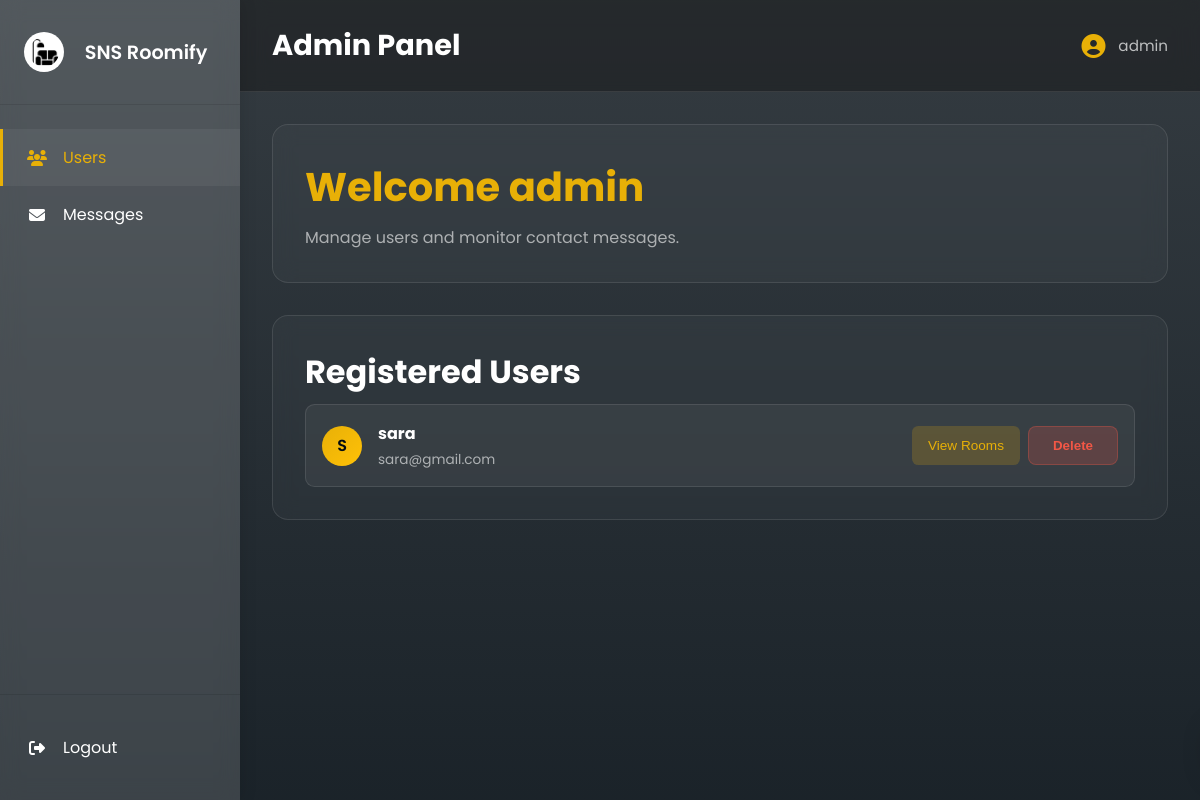
The page /admin-users (signed in) on the database as committed earlier.
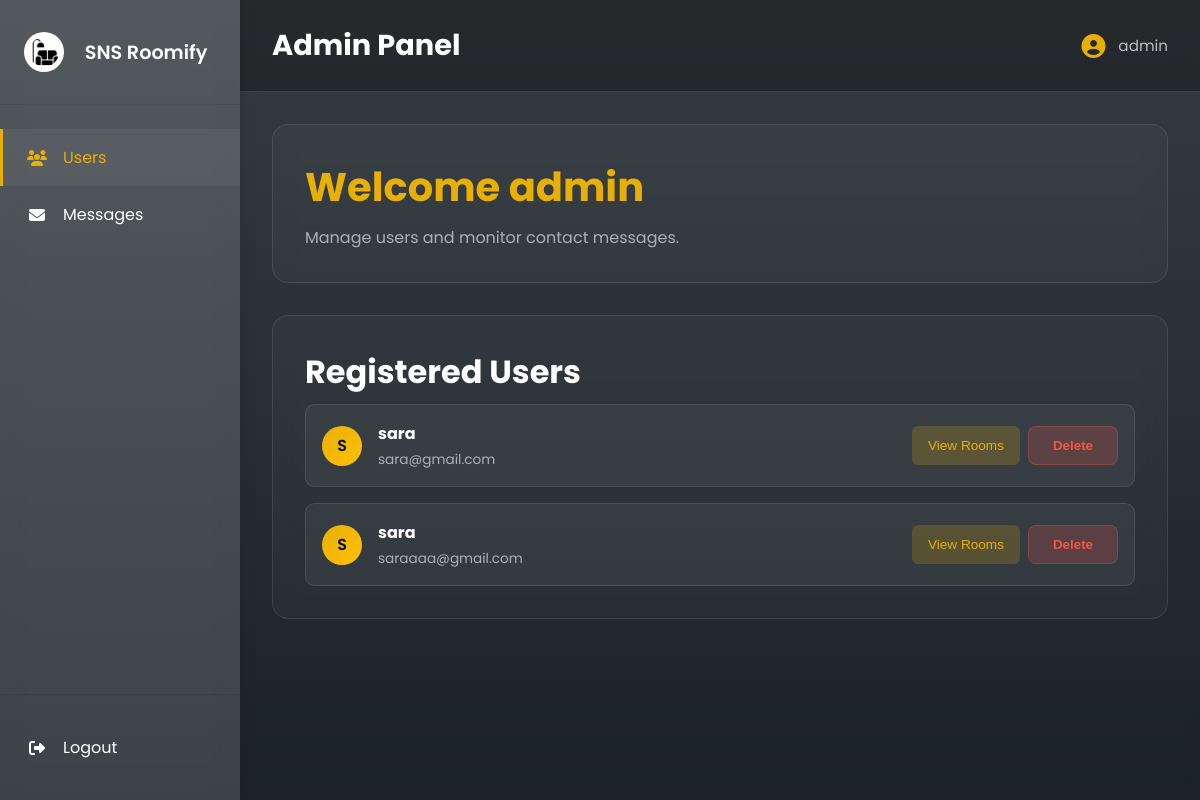
The same page on the database as committed later.
### app.py (models this page shows)
class User(db.Model, UserMixin):
    id = db.Column(db.Integer, primary_key=True)
    username = db.Column(db.String(100), nullable=False)
    email = db.Column(db.String(120), unique=True, nullable=False)
    password = db.Column(db.String(100), nullable=False)
    phone = db.Column(db.String(20), nullable=False)
    is_admin = db.Column(db.Integer, default=0, nullable=False)

### app.py (the view)
@app.route("/admin-dashboard")
@app.route("/admin-users")
@login_required
def admin_dashboard():
    if int(current_user.is_admin) != 1:
        flash("Access denied", "error")
        return redirect(url_for("user_dashboard"))
    users = User.query.filter(User.is_admin != 1).all()
    return render_template(
        "admin_dashboard.html",
        user=current_user,
        users=users,
        active_page="admin_users",
    )

### app.py (called while the page is built)
@login_manager.user_loader
def load_user(user_id):
    return User.query.get(int(user_id))

### templates/admin_dashboard.html (shortened to what this page needs)
{% extends 'base_dashboard.html' %}
{% block extra_css %}
<link rel="stylesheet" href="{{ url_for('static', filename='css/admin_panel.css') }}">
{% endblock %}
{% block page_heading %}Admin Panel{% endblock %}
{% block content %}
<section class="welcome-box">
    <h1>Welcome {{ user.username }}</h1>
    <p>Manage users and monitor contact messages.</p>
</section>
<section class="panel-section">
    <h2>Registered Users</h2>
    <div class="users-container">
        {% for user in users %}
        <div class="user-row">
            <div class="user-avatar">
                {{ user.username[0].upper() }}
            </div>
            <div class="user-info">
                <h3>{{ user.username }}</h3>
                <p>{{ user.email }}</p>
            </div>
            <div class="user-actions" style="display: flex; gap: 0.5rem;">
                <button type="button" class="view-btn" onclick="window.location.href='/admin-user-rooms/{{ user.id }}'">View Rooms</button>
                {% if user.is_admin != 1 %}
                <button type="button" class="delete-btn" onclick="confirmDeleteUser('/delete-user/{{ user.id }}', '{{ user.username }}')">Delete</button>
                {% endif %}
            </div>
        </div>
        {% endfor %}
    </div>
</section>
{% endblock %}
{% block modals %}
{% from 'components/modal.html' import confirm_modal %}
{% endblock %}

### templates/base_dashboard.html (shortened to what this page needs)
<!DOCTYPE html>
<html lang="en">
<head>
    <link rel="stylesheet" href="https://cdnjs.cloudflare.com/ajax/libs/font-awesome/6.4.0/css/all.min.css">
    {% block extra_css %}{% endblock %}
</head>
<body>
    <div class="container">
        {% include 'components/sidebar.html' %}
        <main class="main-content">
            <div class="top-bar">
                <h1>{% block page_heading %}Dashboard{% endblock %}</h1>
                <div class="user-menu">
                    <i class="fas fa-user-circle"></i>
                    <span>{% block user_name %}{{ user.username }}{% endblock %}</span>
                </div>
            </div>
            <div class="page-content">
                {% block content %}{% endblock %}
            </div>
        </main>
    </div>
</body>
</html>

### templates/components/sidebar.html (shortened to what this page needs)
<aside class="sidebar">
  <div class="sidebar-header">
    <div class="logo">
      <img src="{{ url_for('static', filename='images/logo.png') }}" alt="SNS Roomify Logo" style="width: 40px; height: 40px; margin-right: 0.5rem;" />
      <span>SNS Roomify</span>
    </div>
  </div>
  <nav class="sidebar-nav">
    {% if session.get('is_admin') == 1 %}
      <a href="/admin-users" class="nav-item {% if active_page == 'admin_users' %}active{% endif %}">
        <i class="fas fa-users"></i>
        <span>Users</span>
      </a>
      <a href="/admin-contact-messages" class="nav-item {% if active_page == 'admin_contact_messages' %}active{% endif %}">
        <i class="fas fa-envelope"></i>
        <span>Messages</span>
      </a>
    {% endif %}
  </nav>
  <div class="sidebar-footer">
    <a href="/logout" class="nav-item logout">
      <i class="fas fa-sign-out-alt"></i>
      <span>Logout</span>
    </a>
  </div>
</aside>

### static/css/admin_panel.css (style rules this page uses)
.view-btn, .message-actions .delete-btn { padding: 0.5rem 1rem; border: none; border-radius: 0.4rem; cursor: pointer; font-size: 0.85rem; display: flex; align-items: center; gap: 0.4rem; transition: all 0.2s; }
.view-btn { background: rgba(232, 176, 7, 0.2); color: var(--color-primary); }
.users-container { display: flex; flex-direction: column; gap: 1rem; }
.user-row { display: flex; align-items: center; gap: 1rem; padding: 1rem; border-radius: 0.6rem; background: rgba(255, 255, 255, 0.05); border: 1px solid rgba(255, 255, 255, 0.1); transition: all 0.2s; }
.user-avatar { width: 2.5rem; height: 2.5rem; border-radius: 50%; background: linear-gradient(135deg, var(--color-primary) 0%, #ffc107 100%); color: var(--color-bg-dark); display: flex; justify-content: center; align-items: center; font-weight: 600; flex-shrink: 0; }
.user-info { flex: 1; min-width: 0; }
.user-info h3 { margin: 0 0 0.25rem 0; font-size: 1rem; color: var(--color-text-light); }
.user-info p { margin: 0; color: rgba(255, 255, 255, 0.6); font-size: 0.85rem; }

### static/css/dashboard-layout.css (style rules this page uses)
* { margin: 0; padding: 0; box-sizing: border-box; }
body { font-family: "Poppins", sans-serif; color: var(--color-text-light); background-image: linear-gradient(rgba(2, 11, 18, 0.8), rgba(2, 11, 18, 0.9)), url("/static/images/background-main1.jpg"); background-size: cover; background-position: center; background-attachment: fixed; }
.container { display: flex; height: 100vh; }
.sidebar { width: 240px; background: rgba(255, 255, 255, 0.15); backdrop-filter: blur(10px); background-size: cover; background-position: center; color: white; display: flex; flex-direction: column; box-shadow: 2px 0 15px rgba(0, 0, 0, 0.1); position: fixed; height: 100vh; overflow-y: auto; z-index: 100; }
.sidebar-header { padding: 2rem 1.5rem; border-bottom: 1px solid rgba(0, 0, 0, 0.1); }
.logo { display: flex; align-items: center; gap: 0.8rem; font-size: 1.2rem; font-weight: 600; }
.logo img { width: 30px; height: 30px; object-fit: contain; background: white; border-radius: 50%; padding: 5px; }
.sidebar-nav { flex: 1; padding: 1.5rem 0; }
.nav-item { display: flex; align-items: center; gap: 1rem; padding: 1rem 1.5rem; color: white; text-decoration: none; transition: all 0.3s ease; cursor: pointer; border-left: 3px solid transparent; }
.nav-item.active { background: rgba(255, 255, 255, 0.05); color: var(--color-primary); border-left-color: var(--color-primary); }
.nav-item i { width: 20px; text-align: center; }
.sidebar-footer { padding: 1.5rem 0; border-top: 1px solid rgba(0, 0, 0, 0.1); }
.nav-item.logout { margin: 0; }
.main-content { flex: 1; margin-left: 240px; display: flex; flex-direction: column; background: transparent; overflow-y: auto; }
.top-bar { background: rgba(20, 20, 20, 0.45); padding: 1.5rem 2rem; display: flex; justify-content: space-between; align-items: center; border-bottom: 1px solid rgba(255, 255, 255, 0.1); backdrop-filter: blur(12px); position: sticky; top: 0; z-index: 90; }
.top-bar h1 { font-size: 1.8rem; color: var(--color-text-light); }
.user-menu { display: flex; align-items: center; gap: 0.8rem; color: rgba(255, 255, 255, 0.7); font-size: 0.95rem; }
.user-menu i { font-size: 1.5rem; color: var(--color-primary); }
.page-content { padding: 2rem; flex: 1; }
.panel-section, .welcome-box, .create-section, .saved-section, .profile-section { background: rgba(255, 255, 255, 0.03); border: 1px solid rgba(255, 255, 255, 0.1); border-radius: 1rem; padding: 2rem; margin-bottom: 2rem; backdrop-filter: blur(10px); }
.welcome-box h1 { color: var(--color-primary); font-size: 2.5rem; margin-bottom: 0.5rem; }
.welcome-box p, .panel-section > p { color: rgba(255, 255, 255, 0.6); }
.create-section h2, .saved-section h2, .panel-section h2 { color: var(--color-text-light); font-size: 2rem; margin-bottom: 0.5rem; }
.delete-btn { background: rgba(242, 87, 70, 0.2) !important; color: var(--color-error) !important; border: 1px solid rgba(242, 87, 70, 0.3) !important; padding: 0.7rem 1.5rem; border-radius: 0.5rem; font-weight: 600; cursor: pointer; transition: all 0.2s; }

### static/css/variables.css (style rules this page uses)
:root { --color-primary: #e8b007; --color-primary-dark: #d4a006; --color-bg-dark: #020b12; --color-text-light: #ffffff; --color-text-muted: rgba(255, 255, 255, 0.6); --color-error: #f25746; --color-success: #28a745; --border-light: 1px solid rgba(255, 255, 255, 0.1); --border-dark: 1px solid rgba(0, 0, 0, 0.1); --font-main: "Poppins", sans-serif; }

Rows that differ between the two databases and show on the page:
added User: username "S", username "sara", email "saraaaa@gmail.com"
